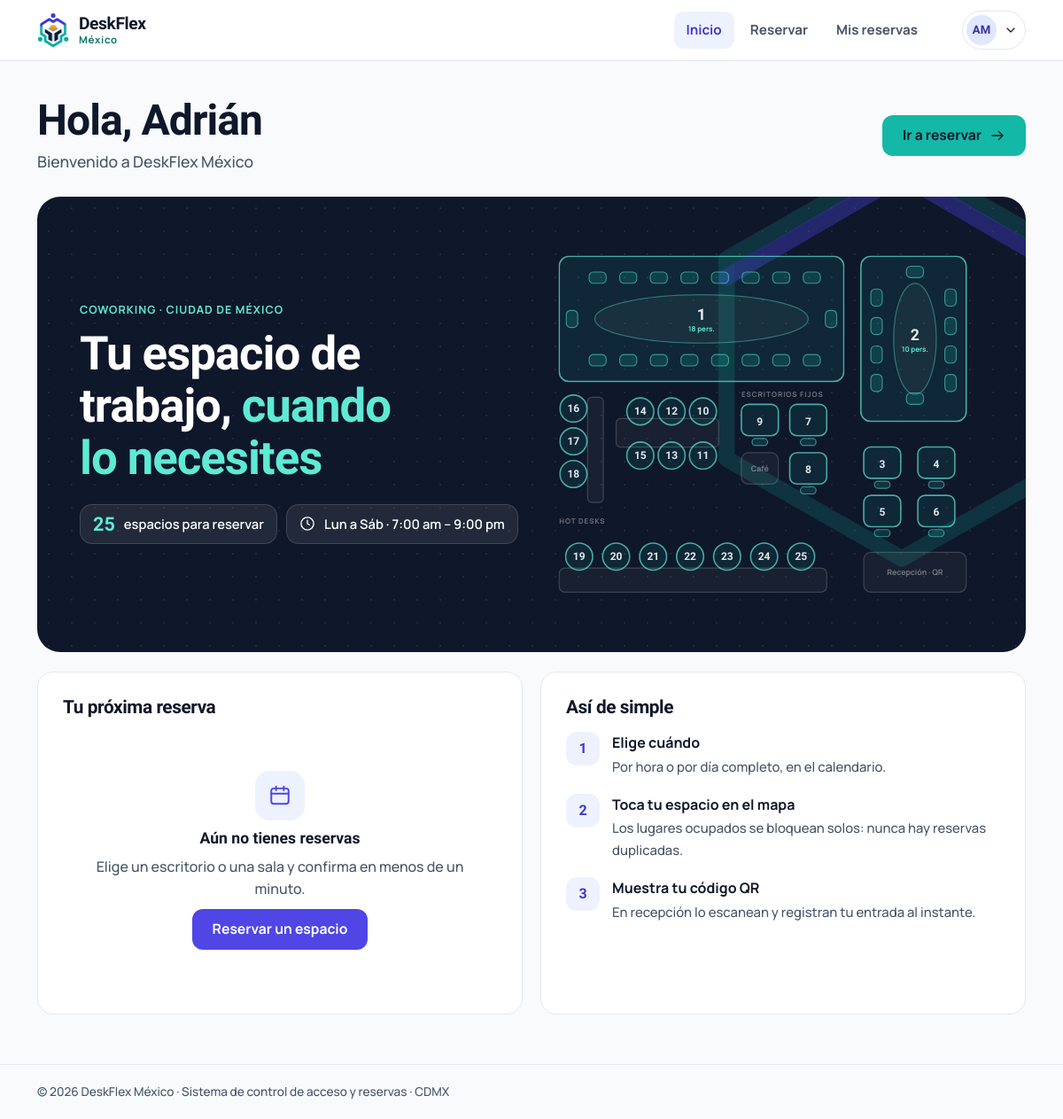
/inicio (signed in), run on the app's committed database.
### tables this page shows
CREATE TABLE usuarios (
    id            INTEGER PRIMARY KEY AUTOINCREMENT,
    nombre        TEXT    NOT NULL,
    correo        TEXT    NOT NULL UNIQUE,
    telefono      TEXT    NOT NULL,
    password_hash TEXT    NOT NULL,
    rol           TEXT    NOT NULL DEFAULT 'cliente' CHECK (rol IN ('cliente','admin')),
    activo        INTEGER NOT NULL DEFAULT 1,
    creado_en     TEXT    NOT NULL DEFAULT (datetime('now'))
);

CREATE TABLE espacios (
    id        INTEGER PRIMARY KEY AUTOINCREMENT,
    numero    INTEGER NOT NULL UNIQUE,
    nombre    TEXT    NOT NULL,
    tipo      TEXT    NOT NULL CHECK (tipo IN ('sala','fijo','hot')),
    capacidad INTEGER NOT NULL DEFAULT 1,
    activo    INTEGER NOT NULL DEFAULT 1,
    precio_hora INTEGER NOT NULL DEFAULT 0,    -- pesos MXN por hora (sin IVA)
    precio_dia  INTEGER NOT NULL DEFAULT 0     -- pesos MXN por día completo (sin IVA)
);

### deskflex/views/client.py (the view)
@bp.route("/inicio")
@client_required
def inicio():
    db = get_db()
    rules.expirar_pendientes(db)
    ahora = rules.now()
    filas = db.execute(SELECT_RESERVA + " WHERE r.usuario_id = ? AND r.estado IN ('confirmada','pendiente') ORDER BY r.fecha, r.hora_inicio",
                       (g.user["id"],)).fetchall()
    proximas = [decorar(r) for r in filas if rules.estado_visible(r, bool(r["con_acceso"]))[0] in ("pendiente", "confirmada", "encurso", "usada")]
    h = ahora.hour
    libres, estados = None, None
    cfg = current_app.config
    if cfg["OPEN_HOUR"] <= h < cfg["CLOSE_HOUR"] and ahora.weekday() not in cfg["CLOSED_WEEKDAYS"]:
        disp = rules.disponibilidad(db, ahora.date().isoformat(), h, h + 1)
        libres = sum(1 for v in disp.values() if v != "ocupado")
        total = len(disp)
        estados = disp
    else:
        total = db.execute("SELECT COUNT(*) c FROM espacios WHERE activo=1").fetchone()["c"]
    espacios = {r["numero"]: dict(r) for r in db.execute("SELECT * FROM espacios WHERE activo = 1")}
    return render_template("client/inicio.html", proxima=proximas[0] if proximas else None,
                           n_proximas=len(proximas), libres=libres, total=total, estados=estados,
                           espacios=espacios, formas=mapa.FORMAS)

### deskflex/db.py (called while the page is built)
def get_db() -> sqlite3.Connection:
    if "db" not in g:
        path = Path(current_app.config["DATABASE"])
        path.parent.mkdir(parents=True, exist_ok=True)
        conn = sqlite3.connect(path, isolation_level=None, timeout=10)
        conn.row_factory = sqlite3.Row
        conn.execute("PRAGMA foreign_keys = ON")
        g.db = conn
    return g.db

### deskflex/rules.py (called while the page is built, shortened)
def now() -> datetime:
    try:
        tz = ZoneInfo(current_app.config["TIMEZONE"])
    except ZoneInfoNotFoundError:      # Windows sin tzdata: México no usa horario de verano (UTC-6)
        tz = timezone(timedelta(hours=-6))
    return datetime.now(tz).replace(tzinfo=None, microsecond=0)

def _dt(fecha: str, hora: int) -> datetime:
    return datetime.combine(date.fromisoformat(fecha), time(hora % 24))

def margenes() -> tuple[int, int]:
    cfg = current_app.config
    return cfg["MONTAJE_MIN"], cfg["DESMONTAJE_MIN"]

def fmt_hm(dt: datetime) -> str:
    return f"{(dt.hour % 12) or 12}:{dt.minute:02d} {'am' if dt.hour < 12 else 'pm'}"

def ventana_acceso(r) -> dict:
    mon, des = margenes()
    ini, fin = _dt(r["fecha"], r["hora_inicio"]), _dt(r["fecha"], r["hora_fin"])
    d_mon, d_des = timedelta(minutes=mon), timedelta(minutes=des)
    return {
        "desde": ini - d_mon, "inicio": ini, "fin": fin, "hasta": fin + d_des,
        "montaje_min": mon, "desmontaje_min": des,
        "montaje": f"{fmt_hm(ini - d_mon)} – {fmt_hm(ini)}",
        "reservado": f"{fmt_hm(ini)} – {fmt_hm(fin)}",
        "desmontaje": f"{fmt_hm(fin)} – {fmt_hm(fin + d_des)}",
        "acceso": f"{fmt_hm(ini - d_mon)} – {fmt_hm(fin + d_des)}",
    }

def ahora_s() -> str:
    return now().strftime("%Y-%m-%d %H:%M:%S")

def expirar_pendientes(db):
    db.execute("UPDATE reservas SET estado = 'expirada' WHERE estado = 'pendiente' AND expira_en <= ?", (ahora_s(),))

def estado_visible(r, tiene_acceso: bool) -> tuple[str, str]:
    if r["estado"] == "cancelada":
        return "cancelada", "Cancelada"
    if r["estado"] == "expirada":
        return "expirada", "Expirada sin pago"
    if r["estado"] == "pendiente":
        return ("pendiente", "Pendiente de pago") if segundos_para_pagar(r) > 0 else ("expirada", "Expirada sin pago")
    ahora = now()
    v = ventana_acceso(r)
    if ahora >= v["hasta"]:
        return "finalizada", "Finalizada"

### deskflex/security.py (called while the page is built)
def csrf_token() -> str:
    if "_csrf" not in session:
        session["_csrf"] = secrets.token_urlsafe(24)
    return session["_csrf"]

### deskflex/templates/client/inicio.html (shortened to what this page needs)
{% extends "base.html" %}
{% from "_icons.html" import icon %}
{% from "_plano.html" import plano %}
{% from "client/_ticket.html" import ticket %}
{% block content %}
<div class="greet">
  <div>
    <h1>Hola, {{ user.nombre|primer_nombre }}</h1>
    <p>Bienvenido a DeskFlex México</p>
  </div>
  <a class="btn btn--accent" href="{{ url_for('client.reservar') }}">Ir a reservar {{ icon('arrow-right', 18) }}</a>
</div>
<section class="hero" aria-labelledby="hero-t">
  <div>
    <p class="eyebrow" style="color:#5EEAD4">Coworking · Ciudad de México</p>
    <h2 id="hero-t" style="margin-top:14px">Tu espacio de trabajo, <em>cuando lo necesites</em></h2>
    <div class="hero-chips">
      {% if libres is not none %}
        <span class="chip-stat"><b>{{ libres }}</b> de {{ total }} espacios libres ahora</span>
      {% else %}
        <span class="chip-stat"><b>{{ total }}</b> espacios para reservar</span>
      {% endif %}
      <span class="chip-stat">{{ icon('clock', 18) }} Lun a Sáb · 7:00 am – 9:00 pm</span>
    </div>
  </div>
  {{ plano(formas, espacios, estados, clase='plano--art', uid='hero') }}
</section>
<div class="grid-2">
  <section class="card" aria-labelledby="prox-t">
    <div class="card-title"><h2 id="prox-t" style="font-size:1.3rem">Tu próxima reserva</h2>
      {% if n_proximas > 1 %}<a href="{{ url_for('client.mis_reservas') }}">Ver las {{ n_proximas }}</a>{% endif %}</div>
    {% if proxima %}
      {{ ticket(proxima, false, csrf_token()) }}
    {% else %}
      <div class="empty">
        <span class="ic-big">{{ icon('calendar', 26) }}</span>
        <b>Aún no tienes reservas</b>
        <p>Elige un escritorio o una sala y confirma en menos de un minuto.</p>
        <a class="btn btn--primary" href="{{ url_for('client.reservar') }}">Reservar un espacio</a>
      </div>
    {% endif %}
  </section>
  <section class="card" aria-labelledby="como-t">
    <div class="card-title"><h2 id="como-t" style="font-size:1.3rem">Así de simple</h2></div>
    <ol class="steps">
      <li><div><b>Elige cuándo</b><span>Por hora o por día completo, en el calendario.</span></div></li>
      <li><div><b>Toca tu espacio en el mapa</b><span>Los lugares ocupados se bloquean solos: nunca hay reservas duplicadas.</span></div></li>
      <li><div><b>Muestra tu código QR</b><span>En recepción lo escanean y registran tu entrada al instante.</span></div></li>
    </ol>
  </section>
</div>
{% endblock %}

### deskflex/templates/base.html (shortened to what this page needs)
{% from "_icons.html" import icon %}
<!doctype html>
<html lang="es-MX">
<head>
  <link rel="stylesheet" href="{{ url_for('static', filename='css/deskflex.css') }}">
</head>
{% set es_admin = user and user.rol == 'admin' %}
<body class="{% if user %}has-tabbar{% endif %}" data-endpoint="{{ endpoint }}">
{% block shell %}
{% if es_admin %}
  {% set links = [('admin.dashboard','Dashboard','dashboard',['admin.dashboard']),
                  ('admin.reservas','Reservas','list',['admin.reservas']),
                  ('admin.usuarios','Usuarios','users',['admin.usuarios']),
                  ('admin.checkin','Check-in','scan',['admin.checkin'])] %}
{% else %}
  {% set links = [('client.inicio','Inicio','home',['client.inicio']),
                  ('client.reservar','Reservar','map',['client.reservar','client.pago']),
                  ('client.mis_reservas','Mis reservas','qr',['client.mis_reservas','client.reserva','client.invitacion','client.ticket_html'])] %}
{% endif %}
<header class="topbar{% if es_admin %} topbar--admin{% endif %}">
  <div class="wrap">
    <a class="brand" href="{{ url_for('auth.raiz') }}" aria-label="DeskFlex México, inicio">
      <img src="{{ url_for('static', filename='img/logo-mark-light.png' if es_admin else 'img/logo-mark.png') }}" alt="" width="36" height="39">
      <span><b>DeskFlex</b><small>México</small></span>
    </a>
    <nav class="nav" aria-label="Principal">
      {% for ep, label, ic, activos in links %}
        <a href="{{ url_for(ep) }}" {% if endpoint in activos %}aria-current="page"{% endif %}>{{ label }}</a>
      {% endfor %}
    </nav>
    <details class="userbtn">
      <summary aria-label="Menú de usuario">
        <span class="avatar">{{ user.nombre|iniciales }}</span>{{ icon('chev-d', 16) }}
      </summary>
    </details>
  </div>
</header>
<main id="contenido" class="wrap">
  {% block content %}{% endblock %}
</main>
<footer class="footer"><div class="wrap">© 2026 DeskFlex México · Sistema de control de acceso y reservas · CDMX</div></footer>
{% endblock %}
</body>
</html>

### deskflex/templates/_plano.html (shortened to what this page needs)
{% macro plano(formas, espacios, estados=none, interactivo=false, clase='', uid='p') -%}
<svg class="plano {{ clase }}{% if interactivo %} plano--live{% endif %}" viewBox="0 0 {{ mapa.VIEWBOX[0] }} {{ mapa.VIEWBOX[1] }}"
     {% if interactivo %}role="group" aria-label="Plano de espacios de DeskFlex"{% else %}role="img" aria-label="Plano del coworking con salas, escritorios fijos y hot desks"{% endif %}>
  {% for x in mapa.EXTRAS %}
    <text class="extra-t" x="{{ x.x + x.w/2 }}" y="{{ x.y + x.h/2 }}">{{ x.texto }}</text>
  {% endfor %}
  {% for z in mapa.ZONAS %}<text class="zona" x="{{ z[0] }}" y="{{ z[1] }}">{{ z[2] }}</text>{% endfor %}
  {% for f in formas %}
    {% set n = f.numero %}{% set e = espacios[n] %}{% set st = (estados or {}).get(n, 'libre') %}
    {% set sel = st == 'sel' %}{% set est = 'libre' if sel else st %}
    <g class="sp" data-num="{{ n }}" data-estado="{{ est }}" data-sel="{{ 'true' if sel else 'false' }}" data-nombre="{{ e.nombre }}" style="--i:{{ loop.index0 }}"
       {% if f.forma == 'sala' %}data-orden="{{ mapa.ORDEN_ASIENTOS[n]|join(',') }}" data-cap="{{ e.capacidad }}"{% endif %}
       {% if interactivo %}role="button" tabindex="0" aria-pressed="{{ 'true' if sel else 'false' }}" aria-label="{{ e.nombre }}, {{ est }}"{% endif %}>
      {% if f.forma == 'sala' %}
        <text class="num num--big" x="{{ f.etiqueta[0] }}" y="{{ f.etiqueta[1] - 6 }}">{{ n }}</text>
        <text class="sub" x="{{ f.etiqueta[0] }}" y="{{ f.etiqueta[1] + 18 }}">{% if interactivo %}para equipos{% else %}{{ e.capacidad }} pers.{% endif %}</text>
      {% elif f.forma == 'escritorio' %}
        <text class="num" x="{{ f.etiqueta[0] }}" y="{{ f.etiqueta[1] }}">{{ n }}</text>
      {% else %}
        <text class="num" x="{{ f.cx }}" y="{{ f.cy }}">{{ n }}</text>
      {% endif %}
    </g>
  {% endfor %}
</svg>
{%- endmacro %}

### data on the page
usuarios: nombre|iniciales "AM", nombre|primer_nombre "Adrián"
espacios: capacidad "18"
espacios: capacidad "10"

### other printed values
{{ label }} "Inicio" "Reservar" "Mis reservas"
{{ total }} "25"
{{ x.texto }} "Café" "Recepción · QR"
{{ z[2] }} "HOT DESKS" "ESCRITORIOS FIJOS"
{{ n }} "1" "2"
{{ n }} "9" "7" "8" "3" "4" "5" "6"
{{ n }} "16" "17" "18" "14" "12" "10" "15" "13" "11" "19" "20" "21" "22" "23" "24" "25"
